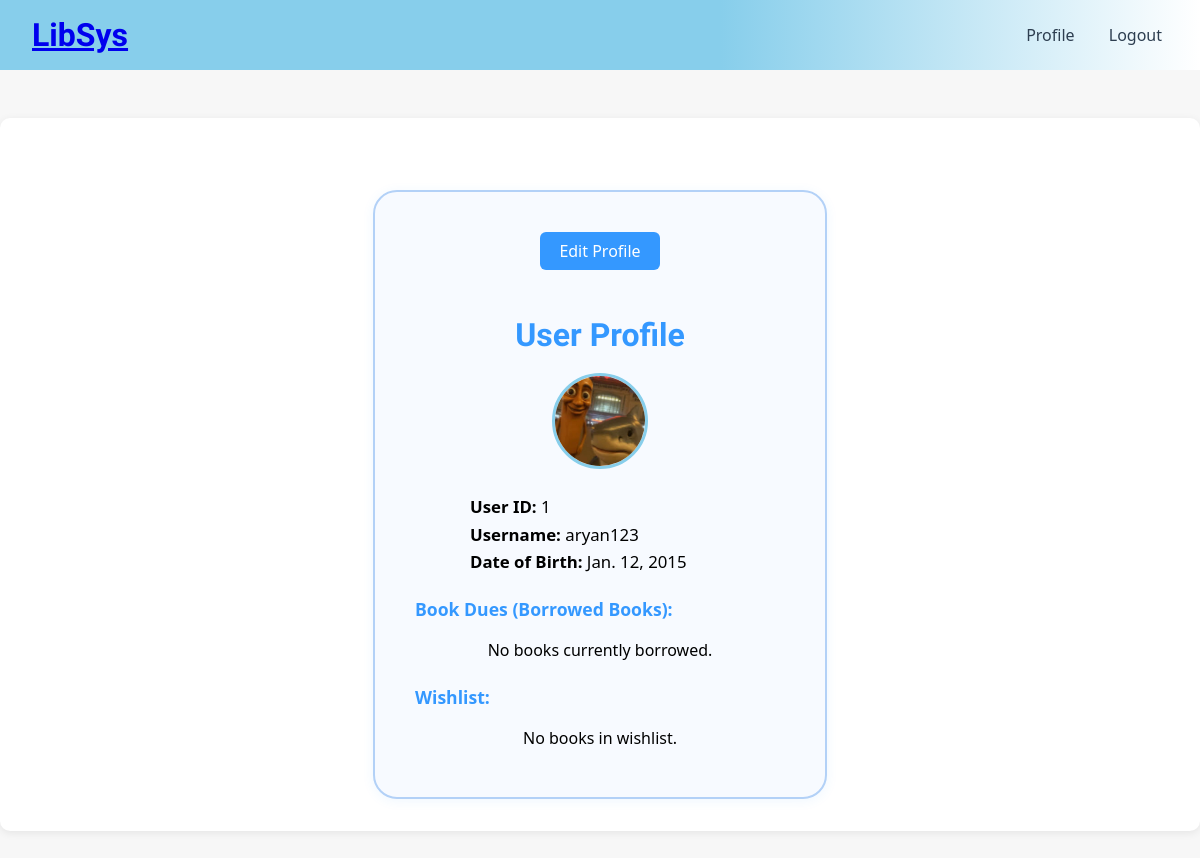
/profile/ (signed in), run on an earlier commit of the app's database.
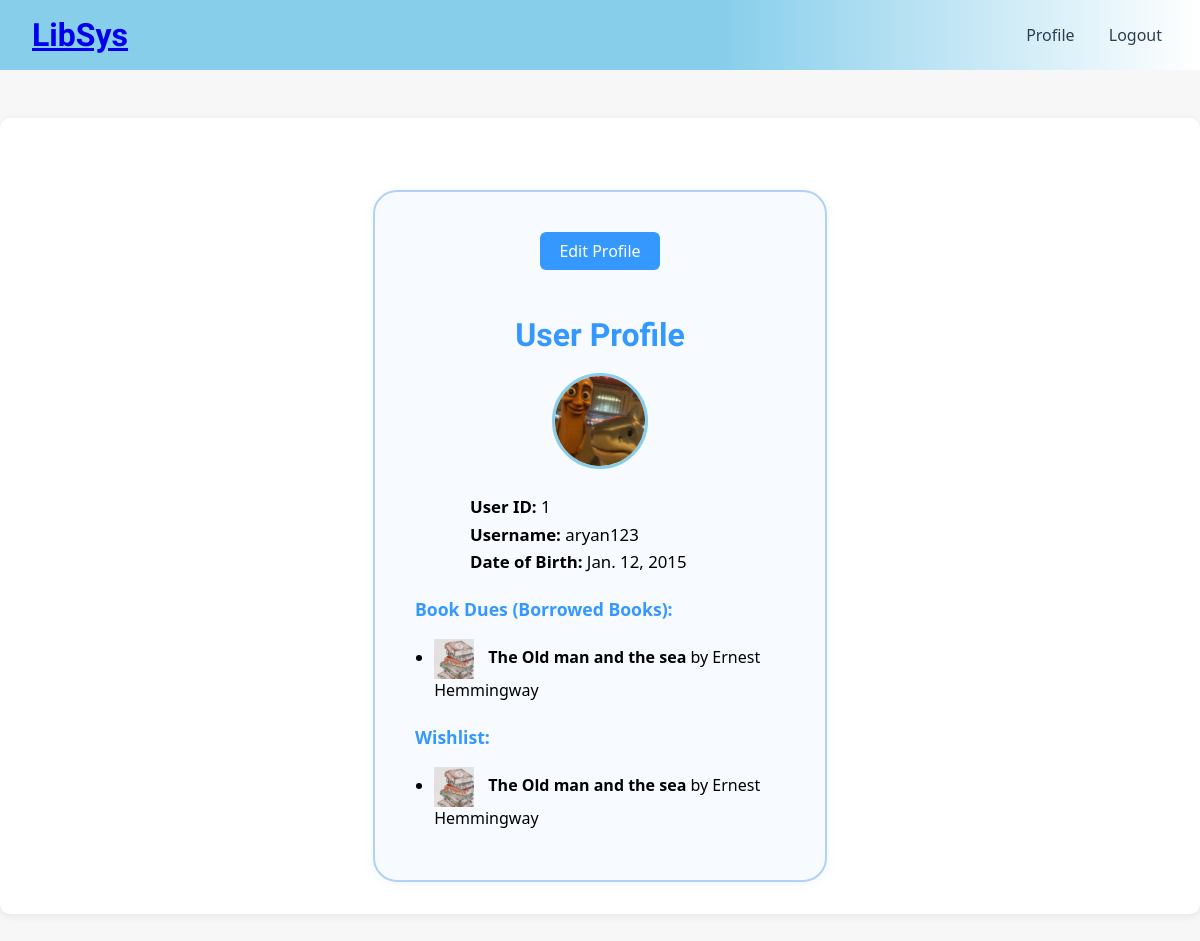
And on a later commit of the database.
### Home/models.py (models this page shows, shortened)
class Book(models.Model):
    "these ar efew genres that can be selected to label a book added in library"
    GENRE_CHOICES = [
        ("Fiction", "Fiction (Novels, stories, drama, literary fiction)"),
        ("Non-Fiction", "Non-Fiction (Essays, journalism, real-life topics, how-to books)"),
        ("Science & Technology", "Science & Technology (Physics, biology, programming, engineering, mathematics)"),
        ("History & Politics", "History & Politics (Historical events, government, wars, biographies of leaders)"),
        ("Children & Young Adult", "Children & Young Adult (Books for kids, teens, fantasy for younger readers)"),
        ("Religion & Philosophy", "Religion & Philosophy (Spiritual texts, beliefs, ethics, thought systems)"),
        ("Education & Reference", "Education & Reference (Textbooks, guides, dictionaries, academic materials)"),
    ]
    book_id = models.AutoField(primary_key=True)
    book_name = models.CharField(max_length=255)
    book_author = models.CharField(max_length=255)
    book_genre = models.CharField(max_length=40, choices=GENRE_CHOICES) #can select from the genres that have been listed
    isAvailable = models.BooleanField(default=True) #show if availble or not
    created_at = models.DateTimeField(auto_now_add=True)  # For latest books
    book_photo = models.ImageField(upload_to='book_photos/', null=True, blank=True)

### Profile/views.py (the view)
# urls.py: path('profile/', profile, name='profile'),
@login_required(login_url='login')
def profile(request):
    user = request.user
    return render(request, 'profile.html', {
        'user': user,
        'bookdues': user.bookdues,
        'wishlist': user.wishlist.all(),
    })

### Auth/models.py (called while the page is built)
    @property
    def bookdues(self):
        return self.userbooklist.all()

### Profile/templates/profile.html (shortened to what this page needs)
{% load static %}
<!DOCTYPE html>
<html lang="en">
<head>
  <link rel="stylesheet" href="{% static 'homestyle.css' %}" />
</head>
<body>
  <nav class="navbar">
    <div class="nav-left">
      <a href="{% url 'home' %}" class="logo">LibSys</a>
    </div>
    <div class="nav-right">
      <a href="{% url 'profile' %}">Profile</a>
      <form method="post" action="{% url 'logout' %}" style="display:inline;">
        <button type="submit" class="logout-btn">Logout</button>
      </form>
    </div>
  </nav>
  <div class="container">
    <div class="profile-card">
      <a href="{% url 'profile_edit' %}" class="edit-profile-btn">Edit Profile</a>
      <h2>User Profile</h2>
      {% if user.profile_pic %}
        <img src="{{ user.profile_pic.url }}" alt="Profile Picture" class="profile-pic" />
      {% endif %}
      <div class="profile-info">
        <p><strong>User ID:</strong> {{ user.userID }}</p>
        <p><strong>Username:</strong> {{ user.username }}</p>
        <p><strong>Date of Birth:</strong> {{ user.userdob|default:'N/A' }}</p>
      </div>
      <h3>Book Dues (Borrowed Books):</h3>
      {% if bookdues %}
        <ul class="book-list">
          {% for book in bookdues %}
            <li>
              {% if book.book_photo %}
                <img src="{{ book.book_photo.url }}" alt="{{ book.book_name }}" style="height:40px;vertical-align:middle;margin-right:10px;" />
              {% endif %}
              <strong>{{ book.book_name }}</strong> by {{ book.book_author }}
            </li>
          {% endfor %}
        </ul>
      {% else %}
        <p>No books currently borrowed.</p>
      {% endif %}
      <h3>Wishlist:</h3>
      {% if wishlist %}
        <ul class="book-list">
          {% for book in wishlist %}
            <li>
              {% if book.book_photo %}
                <img src="{{ book.book_photo.url }}" alt="{{ book.book_name }}" style="height:40px;vertical-align:middle;margin-right:10px;" />
              {% endif %}
              <strong>{{ book.book_name }}</strong> by {{ book.book_author }}
            </li>
          {% endfor %}
        </ul>
      {% else %}
        <p>No books in wishlist.</p>
      {% endif %}
    </div>
  </div>
</body>
</html>

What changed in the data, as far as the page shows it:
now on this page (row edited): Book: book_photo (picture), book_name "The Old man and the sea", book_author "Ernest Hemmingway"
Also different on the page:
text no longer shown: "No books currently borrowed. No books in wishlist."
